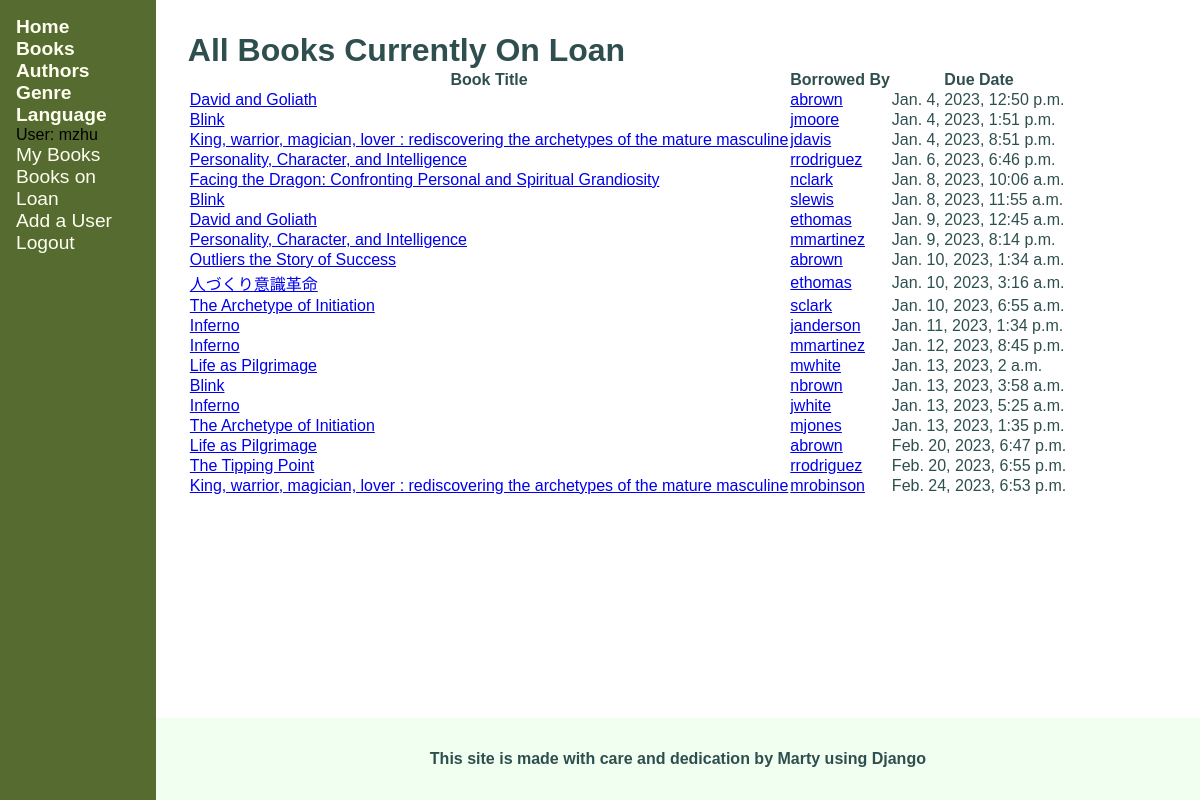
Page /catalog/librarian/booksloaned/ (signed in) on the committed database.
### catalog/models.py (models this page shows, shortened)
class BookInstance(models.Model):
    STATUS_MAINTENANCE = 'm'
    STATUS_LOANED = 'o'
    STATUS_AVAILABLE = 'a'
    STATUS_RESERVED = 'r'
    LOAN_STATUS = (
        (STATUS_MAINTENANCE, 'Maintenance'),
        (STATUS_LOANED, 'On Loan'),
        (STATUS_AVAILABLE, 'Available'),
        (STATUS_RESERVED, 'Reserved'),
    )
    copy_id = models.UUIDField(default=uuid.uuid4, help_text='The ID of the book in the catalog\'s stock', primary_key=True, editable=False)
    loaned_on = models.DateTimeField(blank=True, null=True)
    due_back = models.DateTimeField(blank=True, null=True)
    book = models.ForeignKey(Book, on_delete=models.RESTRICT)
    imprint = models.CharField(max_length=200, blank=True)
    borrower = models.ForeignKey(User, blank=True, null=True, on_delete=models.RESTRICT)
    status = models.CharField(
        max_length=1,
        choices=LOAN_STATUS,
        default=STATUS_MAINTENANCE,
        help_text='Book availability status'
    )
    class Meta:
        ordering = ['status', 'loaned_on', 'due_back']
        permissions = (('can_mark_returned', 'Set book as returned'),)
    @property
    def is_overdue(self):
        return bool(self.due_back.date() < date.today()) if self.due_back else False

class Book(models.Model):
    title = models.CharField(max_length=200, help_text='The title of the book')
    pub_date = models.DateField(help_text='The publication date', blank=True, null=True)
    authors = models.ManyToManyField('Author', related_name='books', help_text='The name(s) of the author(s)')
    summary = models.CharField(max_length=2000, help_text='A summary of the book\'s content')
    isbn = models.IntegerField('ISBN', help_text='The ISBN number of the book', unique=True, primary_key=True, editable=False)
    genre = models.ManyToManyField('Genre', related_name='books', help_text='The genre(s) for this book')
    language = models.ForeignKey('Language', null=True, on_delete=models.SET_NULL)
    class Meta:
        ordering = ['title']

### catalog/views.py (the view)
# urls.py: path('librarian/booksloaned/', views.AllLoanedBooksLibrarianListView.as_view(), name='books-on-loan'),
class AllLoanedBooksLibrarianListView(PermissionRequiredMixin, generic.ListView):
    permission_required = ('catalog.can_mark_returned',)
    model = BookInstance
    template_name = 'catalog/bookinstance_on_loan_list.html'
    paginate_by = 20
    def get_queryset(self):
        return BookInstance.objects.filter(
            status__exact='o'
        ).order_by('due_back')

### catalog/templates/catalog/bookinstance_on_loan_list.html (shortened to what this page needs)
{% extends 'catalog/base_generic.html' %}
{% block content %}
    <h1>All Books Currently On Loan</h1>
    {% if bookinstance_list %}
    <table class="book-table">
        <tr class="table-header-row">
            <th>Book Title</th>
            <th>Borrowed By</th>
            <th>Due Date</th>
        </tr>
        {% for book_instance in bookinstance_list %}
        <tr class="table-content {% if book_instance.is_overdue %}text-danger{% endif %}">
            <td>
                <a href="{% url 'catalog:librarian-renew-book' book_instance.copy_id %}">{{ book_instance.book.title }}</a>
            </td>
            <td>
                <a href="{% url 'catalog:librarian-manage-member' book_instance.borrower.username %}">
                    {{ book_instance.borrower }}
                </a>
            </td>
            <td>{{ book_instance.due_back }}</td>
        </tr>
        {% endfor %}
    </table>
    {% else %}
    <p>No books are on loan at the moment.</p>
    {% endif %}
{% endblock content %}

### catalog/templates/catalog/side_navbar.html
<ul class="navbar">
    <li class="navlink"><a href="{% url 'catalog:index' %}"><strong>Home</strong></a></li>
    <li class="navlink"><a href="{% url 'catalog:books' %}"><strong>Books</strong></a></li>
    <li class="navlink"><a href="{% url 'catalog:authors' %}"><strong>Authors</strong></a></li>
    <li class="navlink"><a href="{% url 'catalog:genres' %}"><strong>Genre</strong></a></li>
    <li class="navlink"><a href="{% url 'catalog:languages' %}"><strong>Language</strong></a></li>
    {% if user.is_authenticated %}
    <li id="username" class="user-util">User: {{ user.get_username }}</li>
    <li id="user-books" class="user-util">
        <a href="{% url 'catalog:my-borrowed' %}">My Books</a>
    </li>
    {% if perms.catalog.can_mark_returned %}
    <li id="loaned-books" class="user-util">
        <a href="{% url 'catalog:books-on-loan' %}">Books on Loan</a>
    </li>
    <li id="add-user" class="user-util">
        <a href="{% url 'catalog:librarian-add-user' %}">Add a User</a>
    </li>
    {% endif %}
    <li class="user-util"><a href="{% url 'logout' %}?next={{ request.path }}">Logout</a></li>
    {% else %}
    <li class="user-util"><a href="{% url 'login' %}?next={{ request.path }}">Login</a></li>
    {% endif %}
</ul>

### catalog/static/catalog/css/main.css (style rules this page uses)
* { font-family: Helvetica, sans-serif; padding: 0; margin: 0; }
body { display: flex; flex-flow: row nowrap; }
ul.navbar { flex-grow: 1; list-style: none; background-color: darkolivegreen; padding: 1rem; }
ul.navbar a { text-decoration: none; color: ivory; font-size: larger; }

### rows in the picture
BookInstance: book "David and Goliath", borrower "abrown", due_back "Jan. 4, 2023, 12:50 p.m."
BookInstance: book "Blink", borrower "jmoore", due_back "Jan. 4, 2023, 1:51 p.m."
BookInstance: book "King, warrior, magician, lover : rediscovering the archetypes of the mature masculine", borrower "jdavis", due_back "Jan. 4, 2023, 8:51 p.m."
BookInstance: book "Personality, Character, and Intelligence", borrower "rrodriguez", due_back "Jan. 6, 2023, 6:46 p.m."
BookInstance: book "Facing the Dragon: Confronting Personal and Spiritual Grandiosity", borrower "nclark", due_back "Jan. 8, 2023, 10:06 a.m."
BookInstance: book "Blink", borrower "slewis", due_back "Jan. 8, 2023, 11:55 a.m."
BookInstance: book "David and Goliath", borrower "ethomas", due_back "Jan. 9, 2023, 12:45 a.m."
BookInstance: book "Personality, Character, and Intelligence", borrower "mmartinez", due_back "Jan. 9, 2023, 8:14 p.m."
BookInstance: book "Outliers the Story of Success", borrower "abrown", due_back "Jan. 10, 2023, 1:34 a.m."
BookInstance: book "人づくり意識革命", borrower "ethomas", due_back "Jan. 10, 2023, 3:16 a.m."
BookInstance: book "The Archetype of Initiation", borrower "sclark", due_back "Jan. 10, 2023, 6:55 a.m."
BookInstance: book "Inferno", borrower "janderson", due_back "Jan. 11, 2023, 1:34 p.m."
BookInstance: book "Inferno", borrower "mmartinez", due_back "Jan. 12, 2023, 8:45 p.m."
BookInstance: book "Life as Pilgrimage", borrower "mwhite", due_back "Jan. 13, 2023, 2 a.m."
BookInstance: book "Blink", borrower "nbrown", due_back "Jan. 13, 2023, 3:58 a.m."
BookInstance: book "Inferno", borrower "jwhite", due_back "Jan. 13, 2023, 5:25 a.m."
BookInstance: book "The Archetype of Initiation", borrower "mjones", due_back "Jan. 13, 2023, 1:35 p.m."
BookInstance: book "Life as Pilgrimage", borrower "abrown", due_back "Feb. 20, 2023, 6:47 p.m."
BookInstance: book "The Tipping Point", borrower "rrodriguez", due_back "Feb. 20, 2023, 6:55 p.m."
BookInstance: book "King, warrior, magician, lover : rediscovering the archetypes of the mature masculine", borrower "mrobinson", due_back "Feb. 24, 2023, 6:53 p.m."

### other values in the picture
{{ user.get_username }} "mzhu"
